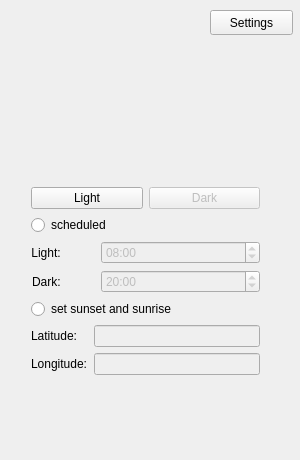
<?xml version="1.0" encoding="UTF-8"?>
<ui version="4.0">
 <class>MainWindow</class>
 <widget class="QMainWindow" name="MainWindow">
  <property name="enabled">
   <bool>true</bool>
  </property>
  <property name="geometry">
   <rect>
    <x>0</x>
    <y>0</y>
    <width>300</width>
    <height>460</height>
   </rect>
  </property>
  <property name="sizePolicy">
   <sizepolicy hsizetype="Fixed" vsizetype="Fixed">
    <horstretch>0</horstretch>
    <verstretch>0</verstretch>
   </sizepolicy>
  </property>
  <property name="minimumSize">
   <size>
    <width>300</width>
    <height>460</height>
   </size>
  </property>
  <property name="maximumSize">
   <size>
    <width>300</width>
    <height>460</height>
   </size>
  </property>
  <property name="baseSize">
   <size>
    <width>300</width>
    <height>460</height>
   </size>
  </property>
  <property name="windowTitle">
   <string>Yin &amp; Yang</string>
  </property>
  <property name="windowIcon">
   <iconset>
    <normaloff>../../../../../../../opt/yin-yang/src/ui/assets/yin-yang.svg</normaloff>../../../../../../../opt/yin-yang/src/ui/assets/yin-yang.svg</iconset>
  </property>
  <widget class="QWidget" name="centralWidget">
   <widget class="QWidget" name="verticalLayoutWidget">
    <property name="geometry">
     <rect>
      <x>20</x>
      <y>50</y>
      <width>251</width>
      <height>336</height>
     </rect>
    </property>
    <layout class="QVBoxLayout" name="verticalLayout">
     <property name="spacing">
      <number>6</number>
     </property>
     <item alignment="Qt::AlignHCenter|Qt::AlignVCenter">
      <widget class="QLabel" name="yinyang_img">
       <property name="sizePolicy">
        <sizepolicy hsizetype="Fixed" vsizetype="Fixed">
         <horstretch>128</horstretch>
         <verstretch>128</verstretch>
        </sizepolicy>
       </property>
       <property name="minimumSize">
        <size>
         <width>80</width>
         <height>80</height>
        </size>
       </property>
       <property name="maximumSize">
        <size>
         <width>80</width>
         <height>256</height>
        </size>
       </property>
       <property name="sizeIncrement">
        <size>
         <width>0</width>
         <height>0</height>
        </size>
       </property>
       <property name="baseSize">
        <size>
         <width>0</width>
         <height>0</height>
        </size>
       </property>
       <property name="font">
        <font>
         <pointsize>20</pointsize>
        </font>
       </property>
       <property name="text">
        <string/>
       </property>
       <property name="textFormat">
        <enum>Qt::RichText</enum>
       </property>
       <property name="pixmap">
        <pixmap>../../../../yin-yang-logo.svg</pixmap>
       </property>
       <property name="scaledContents">
        <bool>false</bool>
       </property>
       <property name="alignment">
        <set>Qt::AlignCenter</set>
       </property>
      </widget>
     </item>
     <item>
      <layout class="QHBoxLayout" name="horizontalLayout">
       <item>
        <widget class="QPushButton" name="light_push">
         <property name="text">
          <string>Light</string>
         </property>
         <property name="autoDefault">
          <bool>false</bool>
         </property>
         <property name="default">
          <bool>false</bool>
         </property>
         <property name="flat">
          <bool>false</bool>
         </property>
        </widget>
       </item>
       <item>
        <widget class="QPushButton" name="dark_push">
         <property name="enabled">
          <bool>false</bool>
         </property>
         <property name="text">
          <string>Dark</string>
         </property>
        </widget>
       </item>
      </layout>
     </item>
     <item>
      <widget class="QRadioButton" name="schedule_radio">
       <property name="text">
        <string>scheduled</string>
       </property>
      </widget>
     </item>
     <item>
      <layout class="QFormLayout" name="formLayout">
       <property name="labelAlignment">
        <set>Qt::AlignCenter</set>
       </property>
       <property name="horizontalSpacing">
        <number>40</number>
       </property>
       <item row="0" column="0">
        <widget class="QLabel" name="label">
         <property name="text">
          <string>Light:</string>
         </property>
         <property name="alignment">
          <set>Qt::AlignCenter</set>
         </property>
        </widget>
       </item>
       <item row="0" column="1">
        <widget class="QTimeEdit" name="light_time">
         <property name="enabled">
          <bool>false</bool>
         </property>
         <property name="displayFormat">
          <string>HH:mm</string>
         </property>
         <property name="time">
          <time>
           <hour>8</hour>
           <minute>0</minute>
           <second>0</second>
          </time>
         </property>
        </widget>
       </item>
       <item row="1" column="0">
        <widget class="QLabel" name="label_2">
         <property name="text">
          <string>Dark:</string>
         </property>
        </widget>
       </item>
       <item row="1" column="1">
        <widget class="QTimeEdit" name="dark_time">
         <property name="enabled">
          <bool>false</bool>
         </property>
         <property name="displayFormat">
          <string>HH:mm</string>
         </property>
         <property name="time">
          <time>
           <hour>20</hour>
           <minute>0</minute>
           <second>0</second>
          </time>
         </property>
        </widget>
       </item>
      </layout>
     </item>
     <item>
      <widget class="QRadioButton" name="radioButton">
       <property name="text">
        <string>set sunset and sunrise</string>
       </property>
      </widget>
     </item>
     <item>
      <layout class="QFormLayout" name="formLayout_2">
       <item row="0" column="0">
        <widget class="QLabel" name="latitudeLabel">
         <property name="text">
          <string>Latitude:</string>
         </property>
        </widget>
       </item>
       <item row="0" column="1">
        <widget class="QLineEdit" name="latitudeLineEdit">
         <property name="enabled">
          <bool>false</bool>
         </property>
        </widget>
       </item>
       <item row="1" column="0">
        <widget class="QLabel" name="longitudeLabel">
         <property name="text">
          <string>Longitude:</string>
         </property>
        </widget>
       </item>
       <item row="1" column="1">
        <widget class="QLineEdit" name="longitudeLineEdit">
         <property name="enabled">
          <bool>false</bool>
         </property>
        </widget>
       </item>
      </layout>
     </item>
    </layout>
   </widget>
   <widget class="QPushButton" name="settings_push">
    <property name="geometry">
     <rect>
      <x>210</x>
      <y>10</y>
      <width>83</width>
      <height>25</height>
     </rect>
    </property>
    <property name="text">
     <string>Settings</string>
    </property>
   </widget>
  </widget>
 </widget>
 <layoutdefault spacing="6" margin="11"/>
 <resources>
  <include location="icon.qrc"/>
 </resources>
 <connections/>
</ui>
